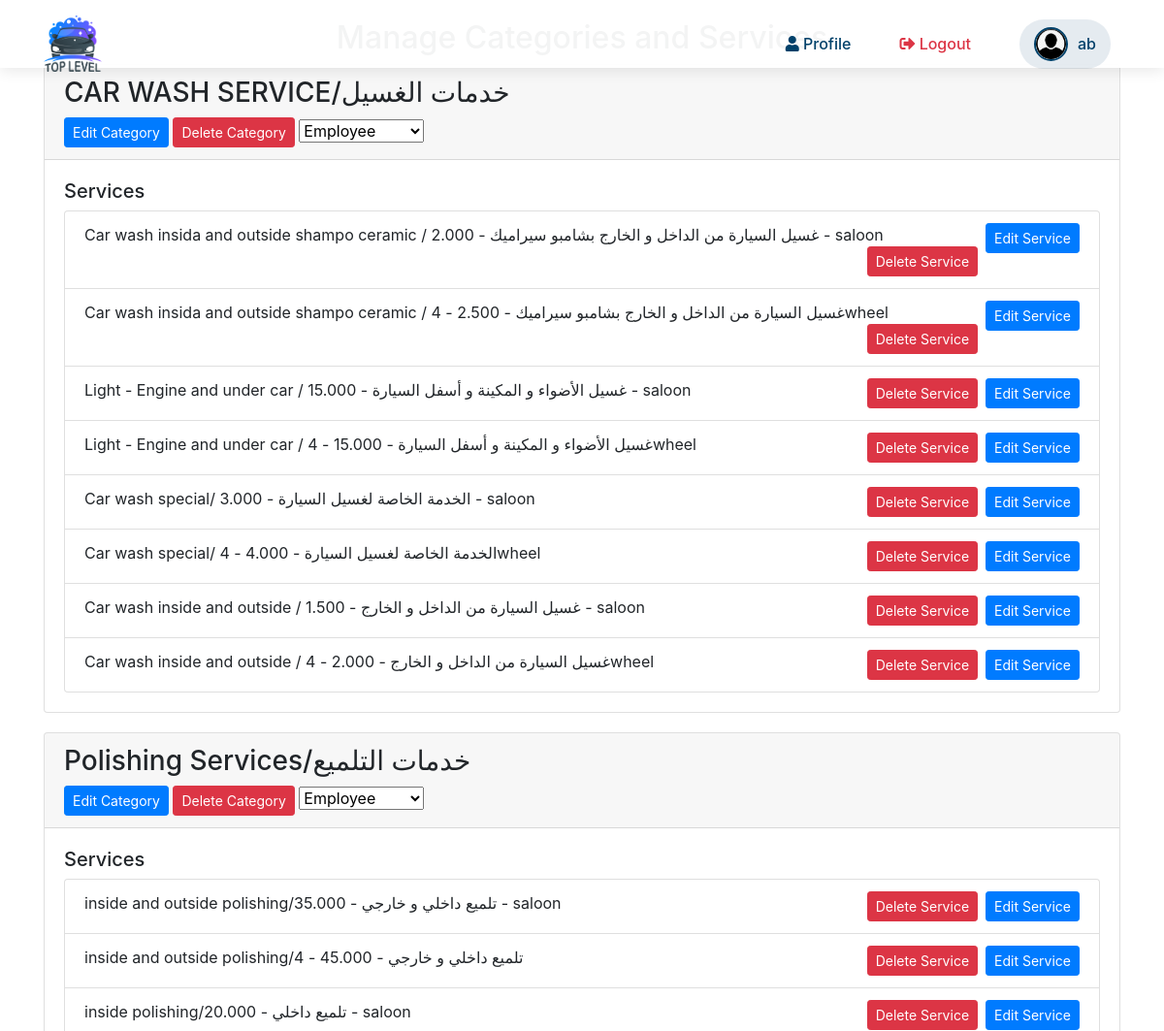
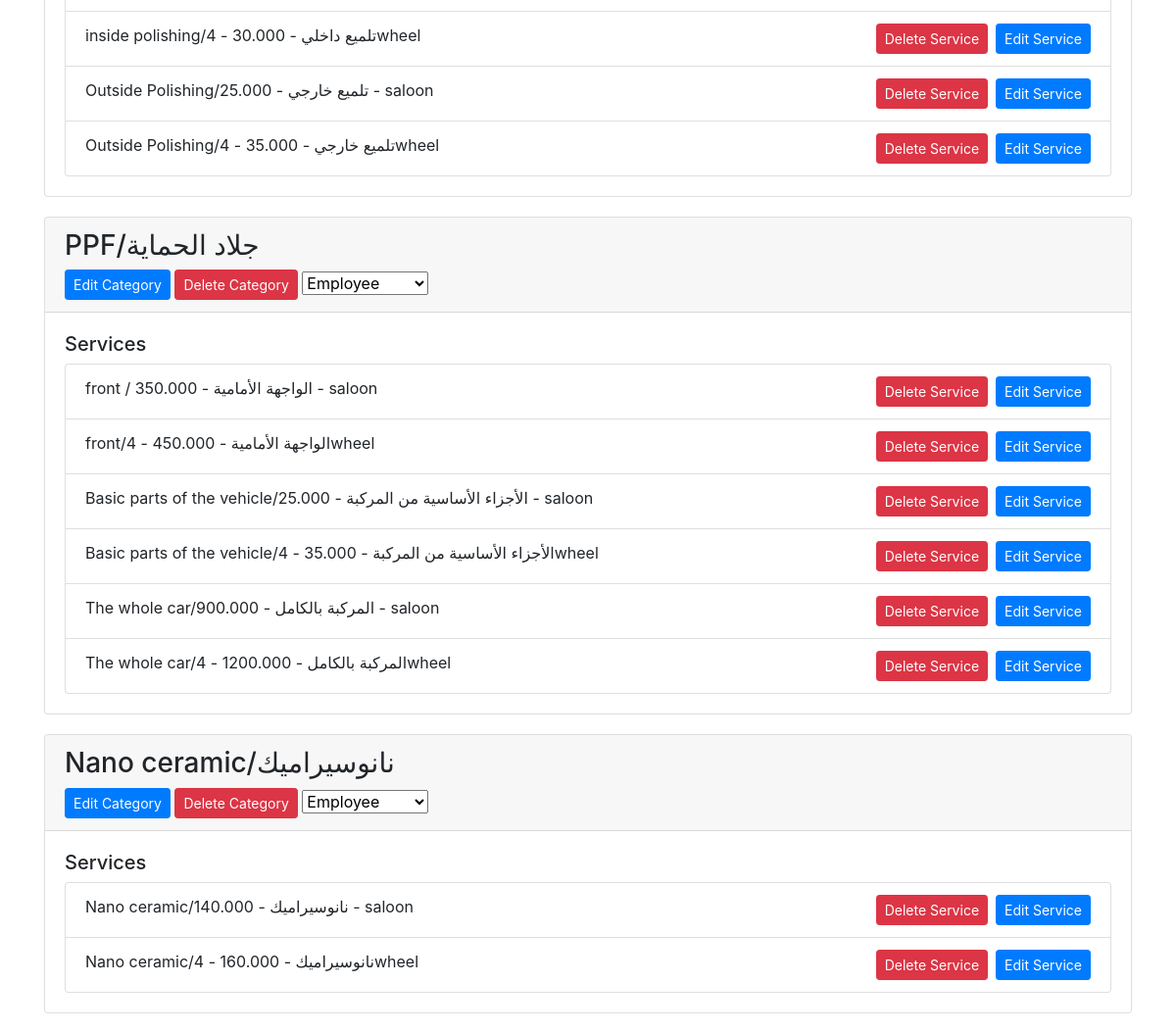
/manage_categories_services.php (signed in), run on the app's committed database (2 pictures, top to bottom).
### tables this page shows
CREATE TABLE `categories` (
  `id` int(11) NOT NULL,
  `name` varchar(255) NOT NULL,
  `created_at` timestamp NULL DEFAULT current_timestamp(),
  `car_type` enum('saloon','4wheel') NOT NULL,
  `service_level` enum('simple','special') NOT NULL DEFAULT 'simple',
  `access` enum('manager','employee') NOT NULL DEFAULT 'manager'
);

CREATE TABLE `services` (
  `id` int(11) NOT NULL,
  `category_id` int(11) DEFAULT NULL,
  `name` varchar(255) NOT NULL,
  `price` decimal(10,3) NOT NULL,
  `created_at` timestamp NULL DEFAULT current_timestamp(),
  `car_type` varchar(255) NOT NULL,
  `service_level` enum('simple','special') NOT NULL DEFAULT 'simple'
);

### manage_categories_services.php (the view, shortened to what this page needs)
<?php
include('db.php');
$sql_categories = "SELECT * FROM categories";
$result_categories = $conn->query($sql_categories);
?>
<!DOCTYPE html>
<html lang="en">
<head>
    <link rel="stylesheet" href="https://stackpath.bootstrapcdn.com/bootstrap/4.5.2/css/bootstrap.min.css">
</head>
<body>
    <?php include 'nav.php'; ?>
    <div class="container">
        <h2 class="text-center">Manage Categories and Services</h2>
        <?php while($category = $result_categories->fetch_assoc()): ?>
            <div class="card">
                <div class="card-header">
                    <h3><?php echo $category['name']; ?></h3>
                    <a href="edit_categories.php?id=<?php echo $category['id']; ?>" class="btn btn-primary btn-sm">Edit Category</a>
                    <a href="delete_category.php?id=<?php echo $category['id']; ?>" class="btn btn-danger btn-sm" onclick="return confirm('Are you sure you want to delete this category?')">Delete Category</a>
                    <form action="update_access.php" method="post" style="display: inline;">
                        <select name="access" onchange="this.form.submit()">
                            <option value="employee" <?php if($category['access'] == 'employee') echo 'selected'; ?>>Employee</option>
                        </select>
                    </form>
                </div>
                <div class="card-body">
                    <h5>Services</h5>
                    <?php
                    $sql_services = "SELECT * FROM services WHERE category_id = " . $category['id'];
                    $result_services = $conn->query($sql_services);
                    ?>
                    <?php if ($result_services->num_rows > 0): ?>
                        <ul class="list-group">
                            <?php while($service = $result_services->fetch_assoc()): ?>
                                <li class="list-group-item">
                                    <?php echo $service['name']; ?> - <?php echo $service['price']; ?> - <?php echo $service['car_type']; ?>
                                    <a href="edit_service.php?id=<?php echo $service['id']; ?>" class="btn btn-primary btn-sm float-right">Edit Service</a>
                                    <a href="delete_service.php?id=<?php echo $service['id']; ?>" class="btn btn-danger btn-sm float-right mr-2" onclick="return confirm('Are you sure you want to delete this service?')">Delete Service</a>
                                </li>
                            <?php endwhile; ?>
                        </ul>
                    <?php else: ?>
                        <p>No services available for this category.</p>
                    <?php endif; ?>
                </div>
            </div>
        <?php endwhile; ?>
    </div>
</body>
</html>

### manage_categories_services.php (style rules this page uses)
body { font-family: 'Poppins', sans-serif; background-color: #f4f4f4; }
.container { margin-top: 20px; }
.card { margin-bottom: 20px; }

### data on the page
categories: name "CAR WASH SERVICE/خدمات الغسيل", access "Employee"
services: name "Car wash insida and outside shampo ceramic / غسيل السيارة من الداخل و الخارج بشامبو سيراميك", price "2.000", car_type "saloon"
services: name "Car wash insida and outside shampo ceramic / غسيل السيارة من الداخل و الخارج بشامبو سيراميك", car_type "4wheel"
services: name "Light - Engine and under car / غسيل الأضواء و المكينة و أسفل السيارة", price "15.000", car_type "saloon"
services: name "Light - Engine and under car / غسيل الأضواء و المكينة و أسفل السيارة", car_type "4wheel"
services: name "Car wash special/ الخدمة الخاصة لغسيل السيارة", price "3.000", car_type "saloon"
services: name "Car wash special/ الخدمة الخاصة لغسيل السيارة", car_type "4wheel"
services: name "Car wash inside and outside / غسيل السيارة من الداخل و الخارج", price "1.500", car_type "saloon"
services: name "Car wash inside and outside / غسيل السيارة من الداخل و الخارج", car_type "4wheel"
categories: name "Polishing Services/خدمات التلميع", access "Employee"
services: name "inside and outside polishing/تلميع داخلي و خارجي", price "35.000", car_type "saloon"
services: name "inside and outside polishing/تلميع داخلي و خارجي", car_type "4"
services: name "inside polishing/تلميع داخلي", price "20.000", car_type "saloon"
services: name "inside polishing/تلميع داخلي", car_type "4wheel"
services: name "Outside Polishing/تلميع خارجي", price "25.000", car_type "saloon"
services: name "Outside Polishing/تلميع خارجي", car_type "4wheel"
categories: name "PPF/جلاد الحماية", access "Employee"
services: name "front / الواجهة الأمامية", price "350.000", car_type "saloon"
services: name "front/الواجهة الأمامية", car_type "4wheel"
services: name "Basic parts of the vehicle/الأجزاء الأساسية من المركبة", price "25.000", car_type "saloon"
services: name "Basic parts of the vehicle/الأجزاء الأساسية من المركبة", car_type "4wheel"
services: name "The whole car/المركبة بالكامل", price "900.000", car_type "saloon"
services: name "The whole car/المركبة بالكامل", car_type "4wheel"
categories: name "Nano ceramic/نانوسيراميك", access "Employee"
services: name "Nano ceramic/نانوسيراميك", price "140.000", car_type "saloon"
services: name "Nano ceramic/نانوسيراميك", car_type "4wheel"

### other printed values
$user_name "ab"
